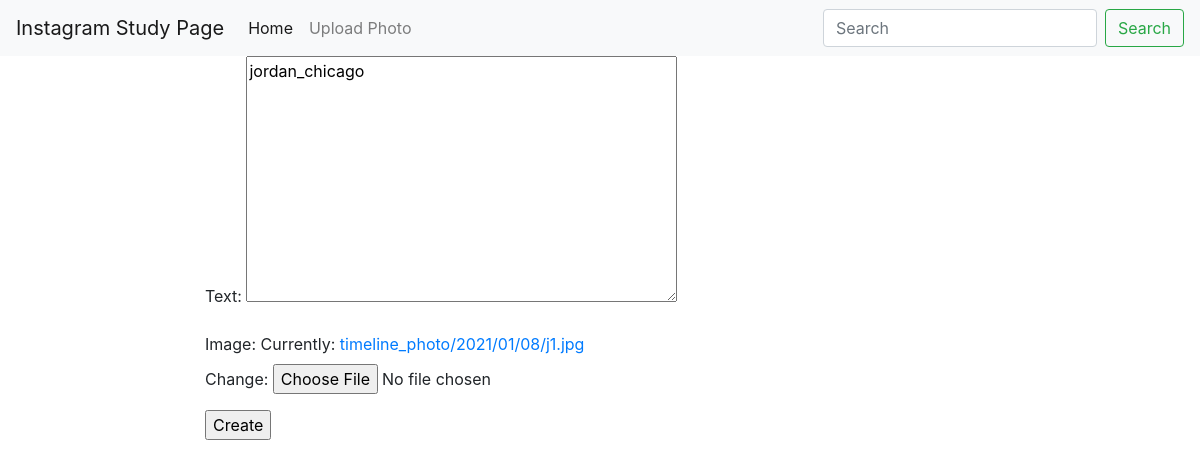
The page /update/4/ on the database as committed earlier.
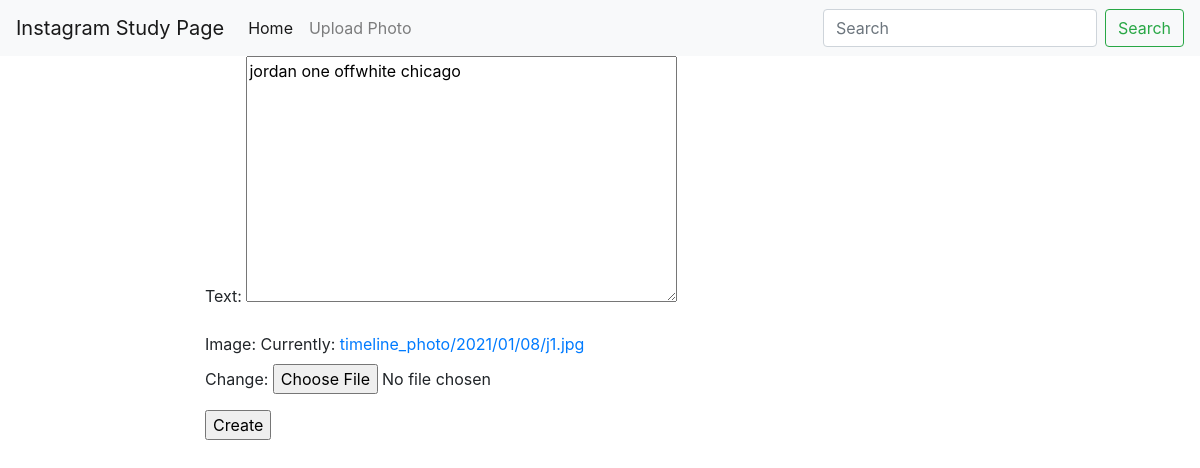
The same page on the database as committed later.
### photo/models.py (models this page shows, shortened)
class Photo(models.Model):
	author = models.ForeignKey(User, on_delete=models.CASCADE, related_name = 'user')
	text = models.TextField(blank=True)
	image = models.ImageField(upload_to = 'timeline_photo/%Y/%m/%d')
	created = models.DateTimeField(auto_now_add=True)
	updated = models.DateTimeField(auto_now=True)
	class Meta:
		ordering = ['-created']

### photo/views.py (the view)
# urls.py: path("update/<int:pk>/", PhotoUpdate.as_view(), name = 'update'),
class PhotoUpdate(UpdateView):
	model = Photo
	fields = ['text','image']
	template_name_suffix = '_update'
	success_url = '/'

### photo/templates/photo/photo_update.html (shortened to what this page needs)
{% extends 'base.html' %}
{% block content %}
<div class="row">
    <div class="col"></div>
    <div class="col-12 col-xl-8 col-md-8">
        <form action="" method="post">
            {{form.as_p}}
            <input type="submit" value="Create">
        </form>
    </div>
    <div class="col"></div>
</div>
{% endblock %}

Rows that differ between the two databases and show on the page:
changed Photo: text "jordan_chicago" → "jordan one offwhite chicago"
